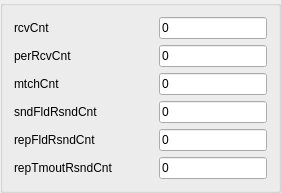
      <widget class="QGroupBox" name="groupBox_Hispre">
       <property name="title">
        <string/>
       </property>
       <layout class="QGridLayout" name="gridLayout_4">
        <item row="3" column="0">
         <layout class="QHBoxLayout" name="horizontalLayout_33">
          <item>
           <widget class="QLabel" name="label_32">
            <property name="text">
             <string>sndFldRsndCnt  </string>
            </property>
           </widget>
          </item>
          <item>
           <spacer name="horizontalSpacer_32">
            <property name="orientation">
             <enum>Qt::Horizontal</enum>
            </property>
            <property name="sizeHint" stdset="0">
             <size>
              <width>40</width>
              <height>20</height>
             </size>
            </property>
           </spacer>
          </item>
          <item>
           <widget class="QLineEdit" name="lineEdit_sndFldRsndCnt">
            <property name="text">
             <string>0</string>
            </property>
           </widget>
          </item>
         </layout>
        </item>
        <item row="4" column="0">
         <layout class="QHBoxLayout" name="horizontalLayout_36">
          <item>
           <widget class="QLabel" name="label_35">
            <property name="text">
             <string>repFldRsndCnt  </string>
            </property>
           </widget>
          </item>
          <item>
           <spacer name="horizontalSpacer_35">
            <property name="orientation">
             <enum>Qt::Horizontal</enum>
            </property>
            <property name="sizeHint" stdset="0">
             <size>
              <width>40</width>
              <height>20</height>
             </size>
            </property>
           </spacer>
          </item>
          <item>
           <widget class="QLineEdit" name="lineEdit_repFldRsndCnt">
            <property name="text">
             <string>0</string>
            </property>
           </widget>
          </item>
         </layout>
        </item>
        <item row="0" column="0">
         <layout class="QHBoxLayout" name="horizontalLayout_31">
          <item>
           <widget class="QLabel" name="label_30">
            <property name="text">
             <string>rcvCnt         </string>
            </property>
           </widget>
          </item>
          <item>
           <spacer name="horizontalSpacer_30">
            <property name="orientation">
             <enum>Qt::Horizontal</enum>
            </property>
            <property name="sizeHint" stdset="0">
             <size>
              <width>40</width>
              <height>20</height>
             </size>
            </property>
           </spacer>
          </item>
          <item>
           <widget class="QLineEdit" name="lineEdit_recCnt">
            <property name="text">
             <string>0</string>
            </property>
           </widget>
          </item>
         </layout>
        </item>
        <item row="1" column="0">
         <layout class="QHBoxLayout" name="horizontalLayout_32">
          <item>
           <widget class="QLabel" name="label_31">
            <property name="text">
             <string>perRcvCnt      </string>
            </property>
           </widget>
          </item>
          <item>
           <spacer name="horizontalSpacer_31">
            <property name="orientation">
             <enum>Qt::Horizontal</enum>
            </property>
            <property name="sizeHint" stdset="0">
             <size>
              <width>40</width>
              <height>20</height>
             </size>
            </property>
           </spacer>
          </item>
          <item>
           <widget class="QLineEdit" name="lineEdit_perRcvCnt">
            <property name="text">
             <string>0</string>
            </property>
           </widget>
          </item>
         </layout>
        </item>
        <item row="2" column="0">
         <layout class="QHBoxLayout" name="horizontalLayout_34">
          <item>
           <widget class="QLabel" name="label_33">
            <property name="text">
             <string>mtchCnt        </string>
            </property>
           </widget>
          </item>
          <item>
           <spacer name="horizontalSpacer_33">
            <property name="orientation">
             <enum>Qt::Horizontal</enum>
            </property>
            <property name="sizeHint" stdset="0">
             <size>
              <width>40</width>
              <height>20</height>
             </size>
            </property>
           </spacer>
          </item>
          <item>
           <widget class="QLineEdit" name="lineEdit_mtcnCnt">
            <property name="text">
             <string>0</string>
            </property>
           </widget>
          </item>
         </layout>
        </item>
        <item row="5" column="0">
         <layout class="QHBoxLayout" name="horizontalLayout_37">
          <item>
           <widget class="QLabel" name="label_36">
            <property name="text">
             <string>repTmoutRsndCnt</string>
            </property>
           </widget>
          </item>
          <item>
           <spacer name="horizontalSpacer_36">
            <property name="orientation">
             <enum>Qt::Horizontal</enum>
            </property>
            <property name="sizeHint" stdset="0">
             <size>
              <width>40</width>
              <height>20</height>
             </size>
            </property>
           </spacer>
          </item>
          <item>
           <widget class="QLineEdit" name="lineEdit_repTmoutRsndCnt">
            <property name="text">
             <string>0</string>
            </property>
           </widget>
          </item>
         </layout>
        </item>
       </layout>
      </widget>
